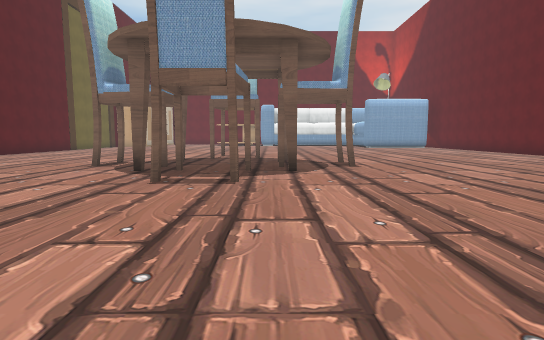
view 1 (above)

16 first-person views from a walk through a scene from a Unity 3-D project. The camera is 1.5 m above the floor, tilts 6° down and sees 80° across. Doors are open. The floor is counted in squares, 2 m on a side. Each view is taken from the middle of a square. On the plan, view 1 faces up. The plan holds only what a view shows up to about 11 squares ahead; the rest is blank. The place goes on beyond the plan. Some animated figures are not drawn. Some surface patterns are stand-ins.

view 2
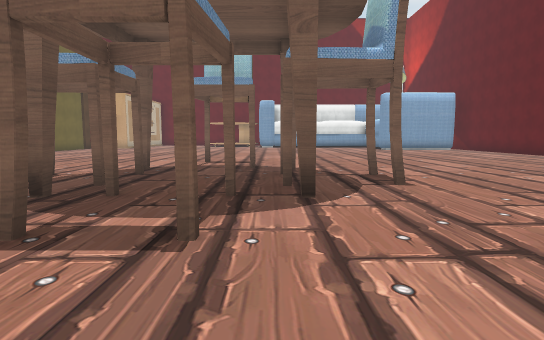

view 3
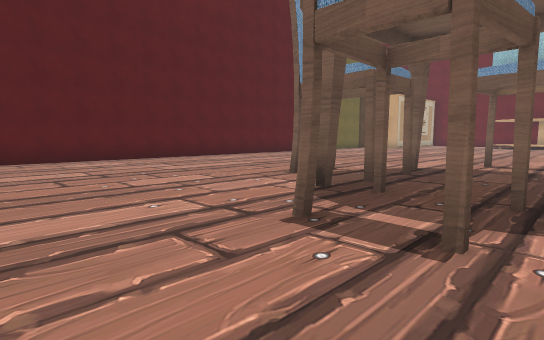

view 4
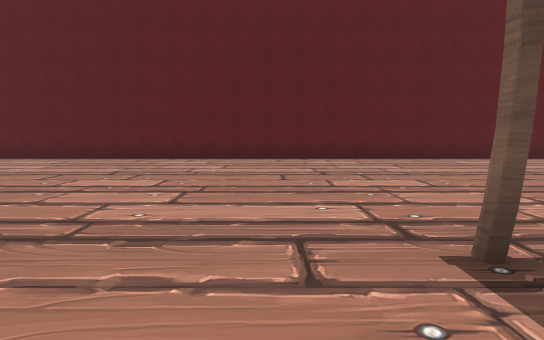

view 5
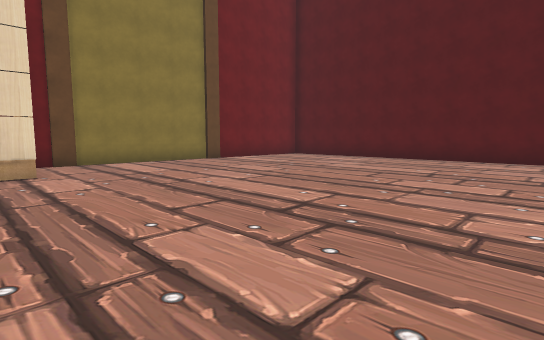

view 6
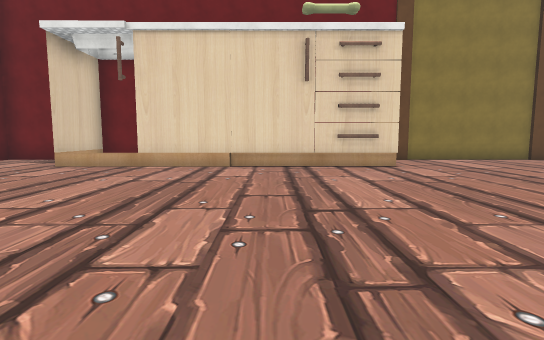

view 7
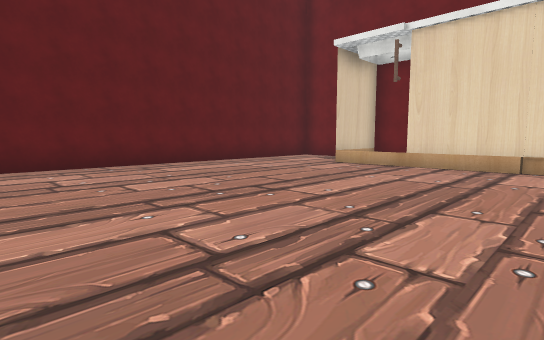

view 8
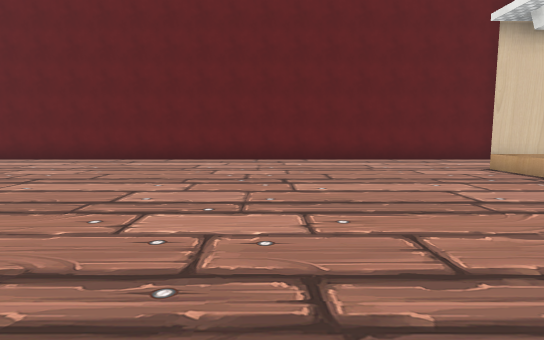

view 9
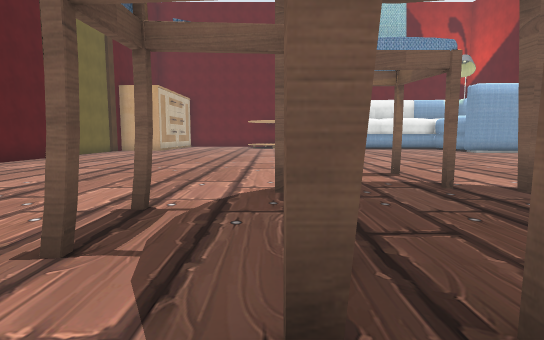

view 10
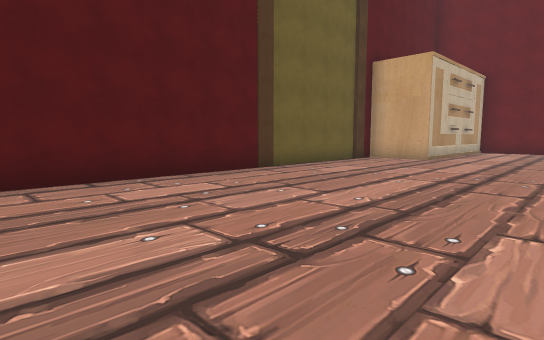

view 11
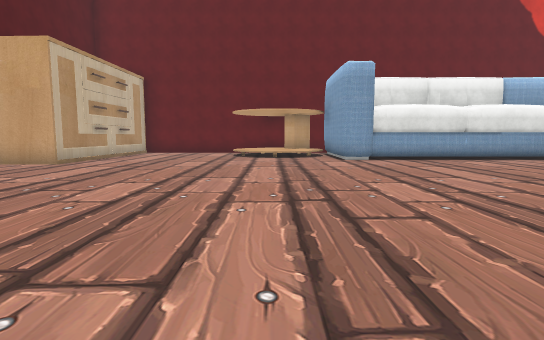

view 12
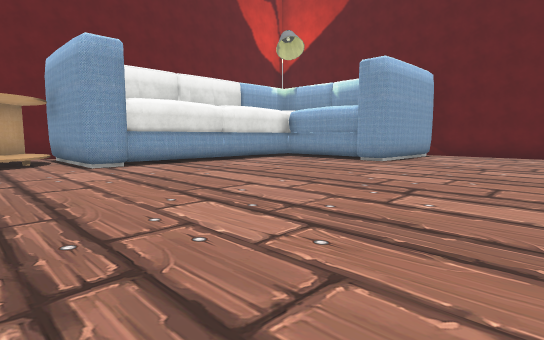

view 13
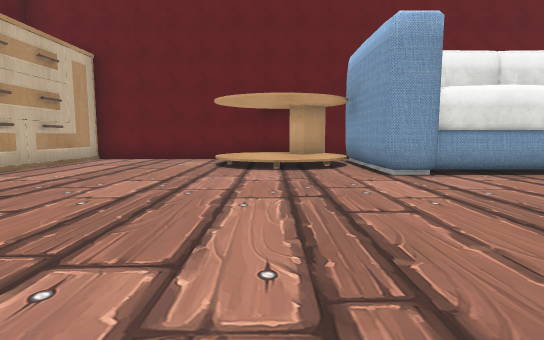

view 14
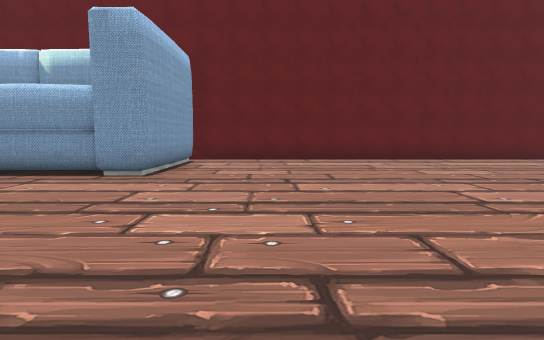

view 15
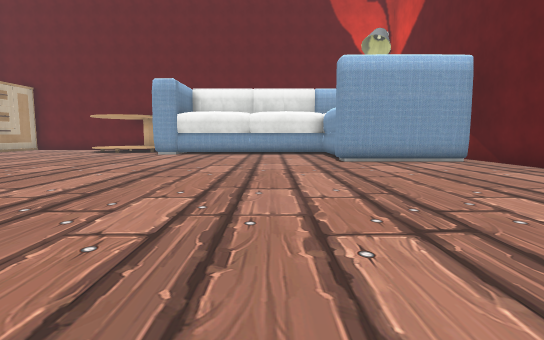

view 16
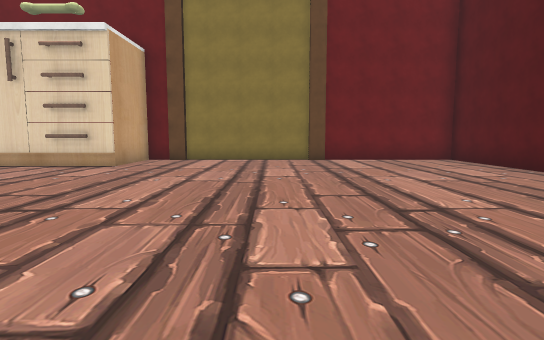

### Floor plan
Key: @ floor where view 1 was taken; # wall or solid block; . main floor; : floor 0.5 m higher than the main floor; / step, stairs or slope; D open door; O other object.
Columns run from 11 left of view 1 to 11 right of it. Each row starts with its distance up from view 1.
 29   #########
 28   #..../:O#
 27   #....::O#
 26   #..../::#
 25   #.....//########
 24   #..............#
 23 ###..............#
 22 #................#    #
 21 #................####.#
 20 #.....................#
 19 #.....................#
 18 #.....................#
 17 #.....................#
 16 #.....................#
 15 #.....................#
 14 #.....................#
 13 #.....................#
 12 #........#............#
 11 #.....................#
 10 #................... .#
  9 #......##..........  .#
  8 #......##....#........#
  7 #.......##............#
  6 #.....................#
  5 #.....................#
  4 #.....................#
  3 #.....................#
  2 #.....................#
  1 #.....................#
  0 #..........@..........#
 -1 #.....................#
 -2 #.....................#
 -3 #.....................#
 -4 #.........#######DD...#
 -5 #.........#      ##...#
 -6 #.........#      ## ..#
 -7 ###########         ###

Positions as (right, up) in squares from view 1, and headings:
1: (0, 0), facing up
2: (0, 3), facing up
3: (0, 3), facing up-left
4: (0, 4), facing left
5: (0, 3), facing down-left
6: (2, 4), facing down
7: (2, 4), facing down-right
8: (0, 1), facing right
9: (-3, 6), facing up
10: (-5, 12), facing up-left
11: (-3, 14), facing up
12: (-3, 16), facing up-right
13: (-3, 18), facing up
14: (0, 18), facing right
15: (4, 11), facing up
16: (-5, 4), facing down
